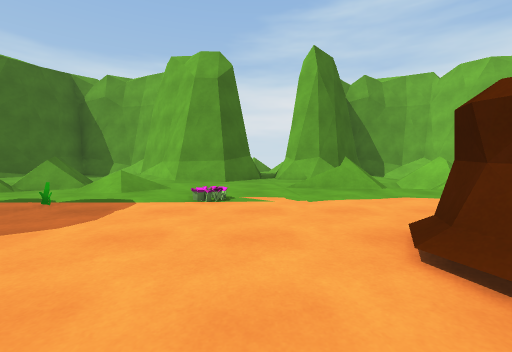
view 1 (above)

24 first-person views from a walk through a Unity game level. The camera is 1.2 m above the floor, tilts 4° down and sees 90° across. The floor is counted in squares, 2 m on a side. Each view is taken from the middle of a square. On the plan, view 1 faces up. The plan holds only what a view shows up to about 9 squares ahead; the rest is blank. The place goes on beyond the plan. The player is left out. Some animated figures are left out.

view 2
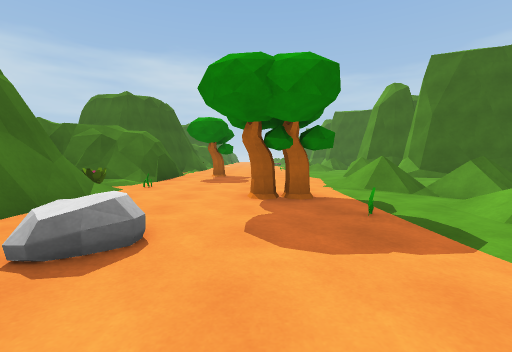

view 3
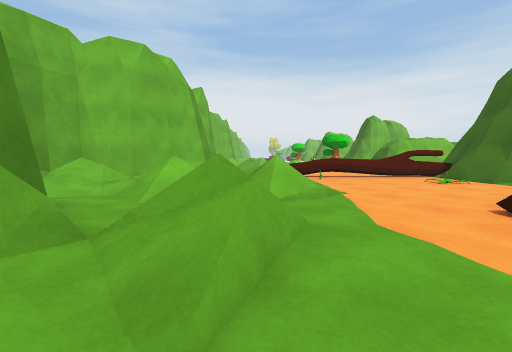

view 4
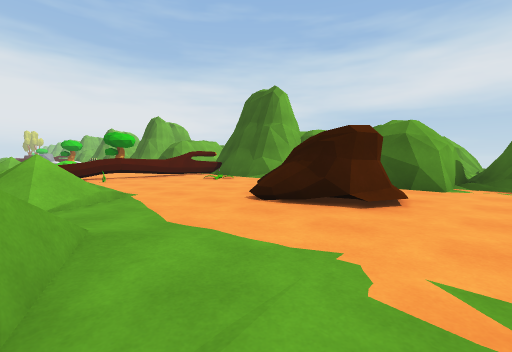

view 5
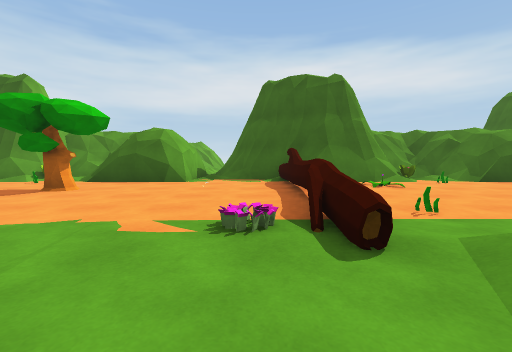

view 6
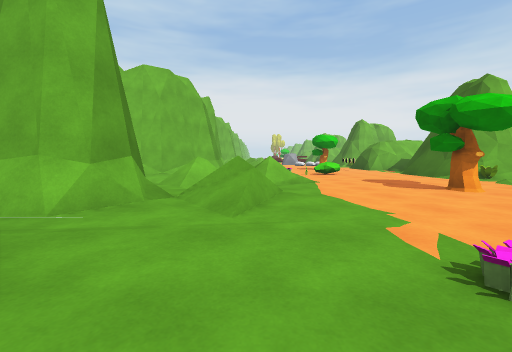

view 7
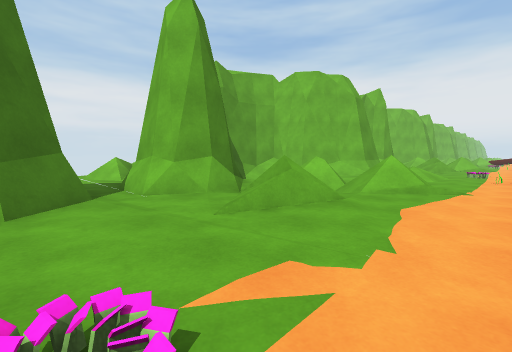

view 8
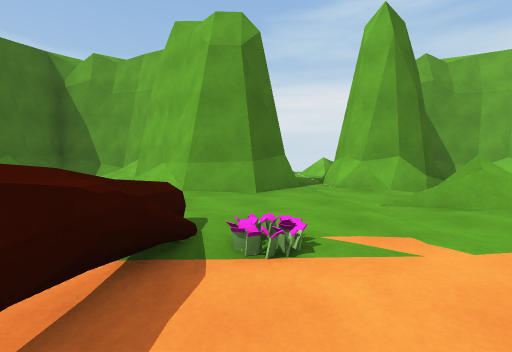

view 9
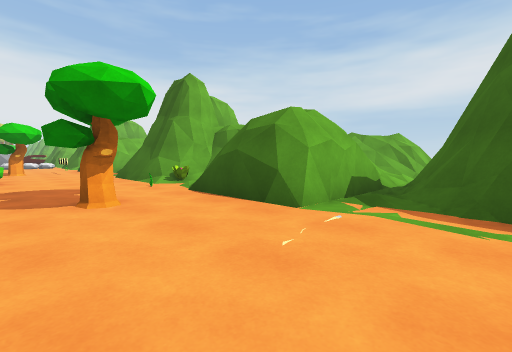

view 10
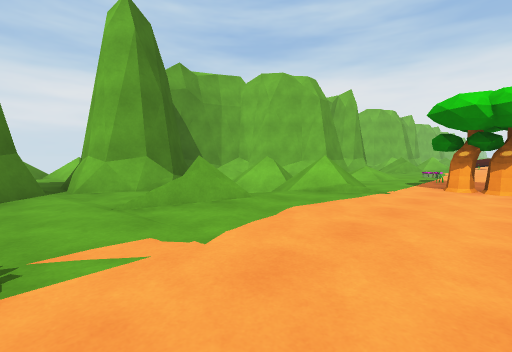

view 11
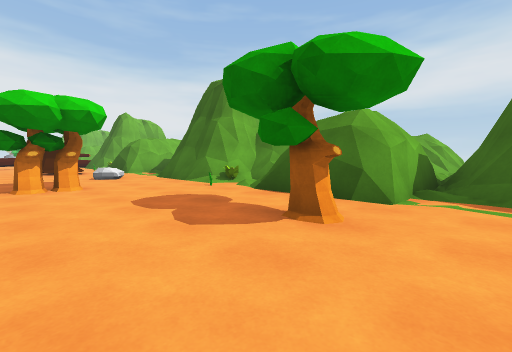

view 12
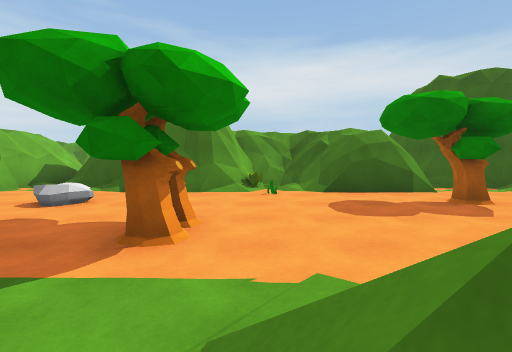

view 13
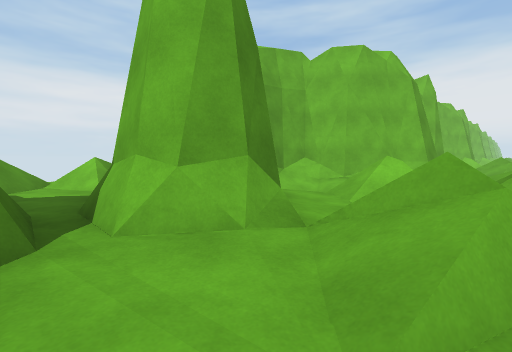

view 14
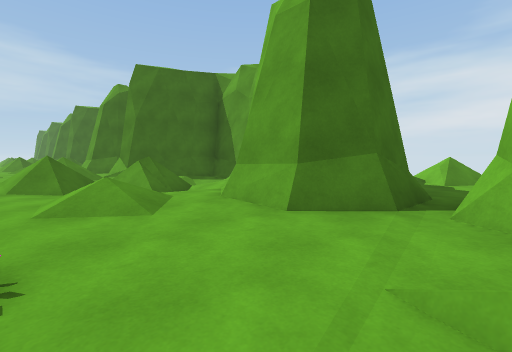

view 15
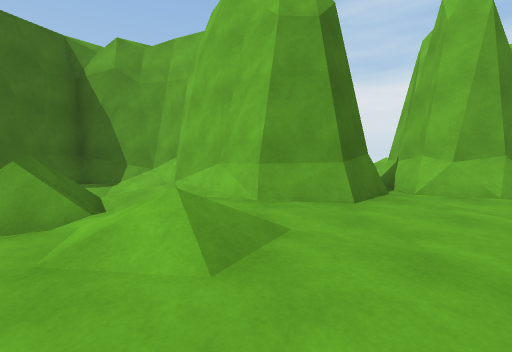

view 16
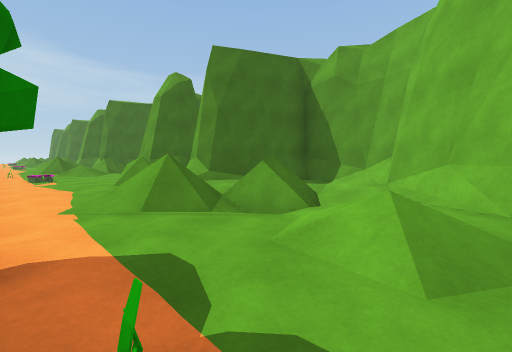

view 17
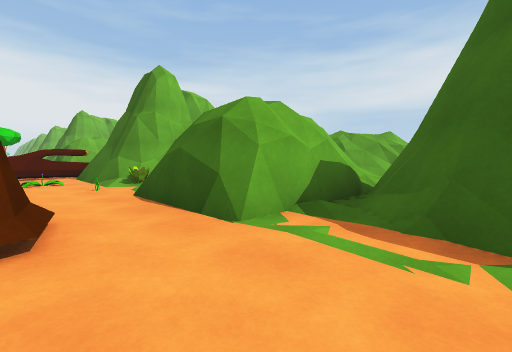

view 18
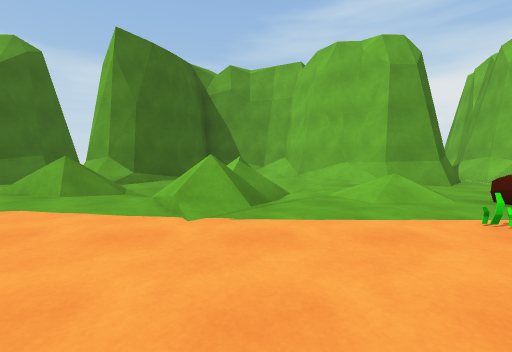

view 19
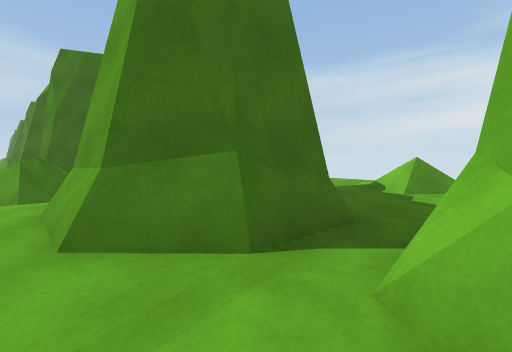

view 20
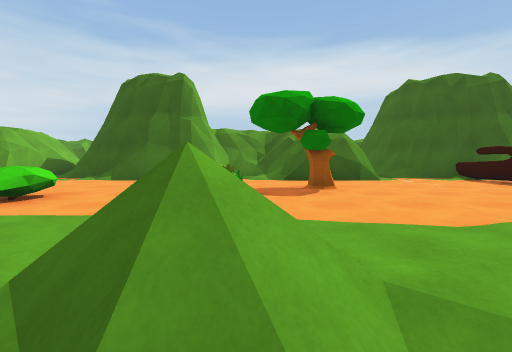

view 21
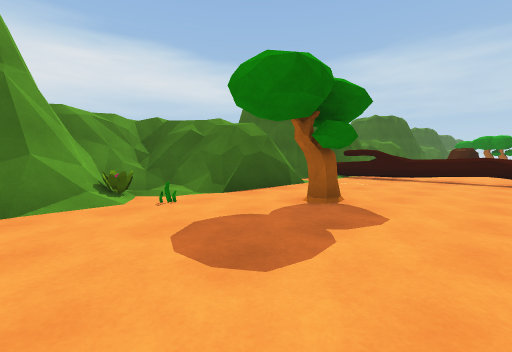

view 22
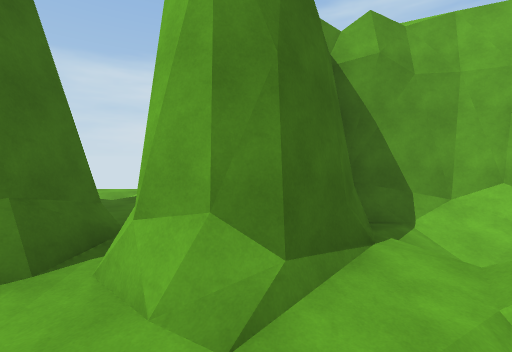

view 23
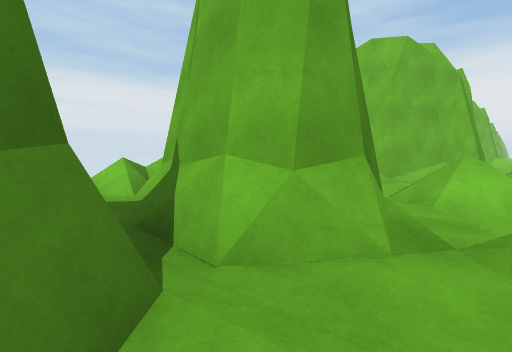

view 24
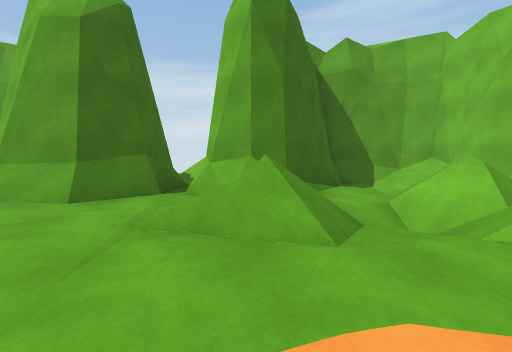

### Floor plan
Key: @ floor where view 1 was taken; # wall or solid block; x gap in a wall; . main floor; : floor 0.25 m higher than the main floor; - floor 0.25 m lower than the main floor; + floor 2.5 m higher than the main floor; * floor 3 m higher than the main floor; / step, stairs or slope; = window, fence, low wall or low ledge; ^ raised ledge; v drop or lower ground; P plant; T tree; R rock; B bush; O other object.
Columns run from 10 left of view 1 to 17 right of it. Each row starts with its distance up from view 1.
 13        ..
 12        //////     ///
 11 ///     ..///     ..///
 10 ..# ###  ...# ###  ...# ###
  9 #. ##/##  .####/## /.####/##
  8 ####//.## ####///###x### //#
  7 ###/////#####.///###.##.// #
  6 ..x//=/.....///=-.....///=-
  5 ..=///.//..#/.//./...#/.//./
  4 P...//...P....//..^P....//..
  3 ...... O.........O^........O
  2 ...... ..... .....^........B
  1 ..T.....R...OO....^.... ....
  0 .....O....@...O.P.#.....O...
 -1 .### P###..###:####..###:###
 -2 ##  =## ####*+=#####/#*+=##
 -3           ## *v=#  ### *v=#
 -4           ##=        #=**
 -5            ==        =

Where each view was taken, in squares from view 1:
view 1: 0 up, 0 right, facing up
view 2: 2 up, 0 right, facing left
view 3: 5 up, 0 right, facing right
view 4: 5 up, 0 right, facing down-right
view 5: 6 up, 9 right, facing down
view 6: 5 up, 8 right, facing right
view 7: 3 up, 9 right, facing up-right
view 8: 2 up, 9 right, facing up
view 9: 2 up, 9 right, facing down-right
view 10: 2 up, 10 left, facing up-right
view 11: 3 up, 10 left, facing down-right
view 12: 5 up, 5 left, facing down
view 13: 5 up, 0 right, facing up-right
view 14: 4 up, 1 right, facing up-left
view 15: 3 up, 2 left, facing up
view 16: 3 up, 2 left, facing up-left
view 17: 1 up, 1 left, facing down-right
view 18: 1 up, 5 right, facing up
view 19: 6 up, 11 right, facing up-left
view 20: 6 up, 14 right, facing down
view 21: 3 up, 16 right, facing down-left
view 22: 5 up, 2 right, facing up
view 23: 6 up, 10 left, facing up-right
view 24: 3 up, 8 left, facing up
